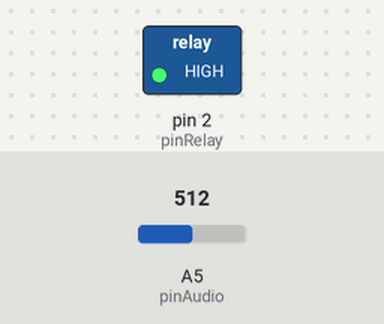
This sketch was run on a simulated Arduino Uno, built with avr-gcc and run on an emulated ATmega328P. Parts: switched loads named in the sketch (green lamp = pin HIGH). The test bench sets the inputs (shaded band); at power-on: A5 (pinAudio) = 512.

Above: at 4.0 s.
4.1 s: A5 (pinAudio) set to 106
6.4 s: A5 (pinAudio) set to 95
At 7.9 s:
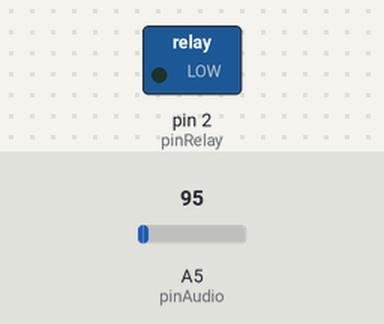
8.4 s: A5 (pinAudio) set to 122
At 10.2 s:
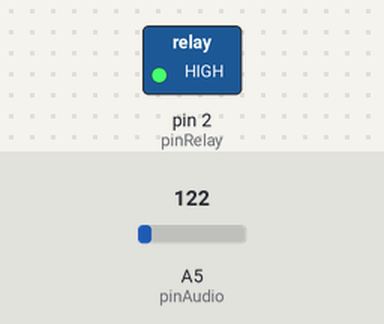
Timing chart, 0 to 11.7 s (numbered marks = the images above; inputs shaded):
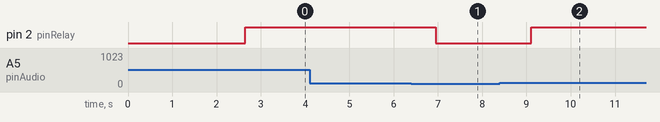

Measured:
- the behaviour switches between 101 and 100 on A5 (pinAudio) (found by bisection; images 0 and 1)
- after the input at 4.1 s, every drawn part: stays the same
- after the input at 6.4 s, pin 2 (pinRelay): HIGH → LOW after 0.55 s
- after the input at 8.4 s, pin 2 (pinRelay): LOW → HIGH after 0.70 s

The sketch:

speaker-control.ino
```cpp
// #include <math.h>
const int numSamples = 200;  // More the better, but slower
const int loopDeplay = 5;    // Stability
const int thinkingFreq = 20; // 0 - numSamples (less is more)
const float threshold = 100.0;
const int pinAudio = A5;
const int pinRelay = 2;

int samples[numSamples] = {0};
int samplesIndex = 0;
long total = 0;
float average = 0.0;
bool recentlyTriggeredRelay = true;
int recentlyTriggeredRelayHowManySamplesAgo = numSamples * 2;
int pinRelayState = 0;

void setup()
{
  // Serial.begin(115200);
  pinMode(pinAudio, INPUT);
  pinMode(pinRelay, OUTPUT);
  // Empty samples array
  for (int i = 0; i < numSamples; i++)
  {
    samples[i] = 0;
  }
  delay(500);
}

void loop()
{
  int audio = analogRead(pinAudio);

  // Add audio reading to samples array
  samples[samplesIndex++] = audio; // 0 - 1024

  if (samplesIndex >= numSamples)
  {
    samplesIndex = 0;
  }

  // Lol. Yeah, make super sure we've had a new full set of values because
  // relay triggering really fucks with the analog reading
  if (recentlyTriggeredRelayHowManySamplesAgo > 0)
  {
    recentlyTriggeredRelayHowManySamplesAgo--;
  }
  else
  {
    recentlyTriggeredRelay = false;
  }

  // showArray(samples, numSamples);

  // Debugging block
  // Serial.print(audio);
  // for (int i = 0; i < (5 - ((String)audio).length()); i++)
  // {
  //   // for (int i = 0; i < (5 - (floor (log10 (abs (audio)))) + 1); i++) {
  //   Serial.print(" ");
  // }
  // Serial.print(standardDeviation(samples, numSamples));
  // // Serial.print("  ");
  // // Serial.print(total);
  // // Serial.print("  ");
  // // Serial.print(samplesIndex);
  // Serial.print("  ");
  // Serial.print(mean(samples, numSamples));
  // Serial.print("\n");

  // Occasionally, figure out if audio is playing
  if (!recentlyTriggeredRelay && samplesIndex >= thinkingFreq && samplesIndex % thinkingFreq == 0)
  {
    // The amount by which the audio signal is varying
    // If it's varying lots then there's a signal, if barely at all.. s'dead
    // int pinRelayStateNew = (standardDeviation(samples, numSamples) > threshold && !everyValueIsTiny(samples, numSamples)) ? 1 : 0;
    int pinRelayStateNew = (mean(samples, numSamples) > threshold) ? 1 : 0;
    if (pinRelayStateNew != pinRelayState)
    {
      pinRelayState = pinRelayStateNew;
      digitalWrite(pinRelay, pinRelayState);
      recentlyTriggeredRelay = true;
      recentlyTriggeredRelayHowManySamplesAgo = numSamples * 2;
    }
  }

  delay(loopDeplay);
}

float everyValueIsTiny(int data[], int dataLength)
{
  bool tiny = true;
  for (int i = 0; i < dataLength; ++i)
  {
    if (data[i] >= 10)
    {
      tiny = false;
    }
  }
  return tiny;
}

float mean(int data[], int dataLength)
{
  long total = 0;
  for (int i = 0; i < dataLength; ++i)
  {
    total += data[i];
  }
  return total / dataLength;
}

float standardDeviation(int data[], int dataLength)
{
  float sum = 0.0, mean, standardDeviation = 0.0;
  for (int i = 0; i < dataLength; ++i)
  {
    sum += data[i];
  }
  mean = sum / dataLength;
  for (int i = 0; i < dataLength; ++i)
  {
    standardDeviation += pow(data[i] - mean, 2);
  }
  return sqrt(standardDeviation / dataLength);
}

void showArray(int data[], int dataLength)
{
  for (int i = 0; i < dataLength; ++i)
  {
    Serial.print(data[i]);
    Serial.print(' ');
  }
  Serial.println(' ');
}
```

BK8000L.cpp
```cpp
/*
        GNU GPL v3
        (C) Tomas Kovacik [nail at nodomain dot sk]
        https://github.com/tomaskovacik/

	BK8000L module library
*/

#include "BK8000L.h"
#include <Arduino.h>

#if defined(USE_SW_SERIAL)
#include <SoftwareSerial.h>
#endif


#if defined(USE_SW_SERIAL)
#if ARDUINO >= 100
BK8000L::BK8000L(SoftwareSerial *ser, uint8_t resetPin)
#else
BK8000L::BK8000L(NewSoftSerial *ser, uint8_t resetPin)
#endif
#else
BK8000L::BK8000L(HardwareSerial *ser, uint8_t resetPin)
#endif
{
  btSerial = ser;
  _reset=resetPin;
}

/*
   Destructor
*/
BK8000L::~BK8000L() {
 btSerial->end();
}


void BK8000L::begin(uint32_t baudrate) {
  btSerial->begin(baudrate);
  pinMode(_reset,OUTPUT);
  BK8000L::resetHigh();
}

void BK8000L::resetLow(){
 digitalWrite(_reset,LOW);
}

void BK8000L::resetHigh(){
 digitalWrite(_reset,HIGH);
}

void BK8000L::resetModule(){
#if defined DEBUG
 DBG(F("reseting module"));
#endif
 resetLow();
 delay(100);
 resetHigh();
}

/*
   debug output
*/
void BK8000L::DBG(String text) {
#if defined DEBUG
  Serial.print(text);;
#endif
}

uint8_t BK8000L::decodeReceivedString(String receivedString) {
#if defined DEBUG
  DBG(receivedString);
  DBG(F("\n"));
#endif
  switch (receivedString[0]) {
    case 'A':
      {
      PowerState=On;
        if (receivedString[1] == 'D' && receivedString[2] == ':') {
            BT_ADDR = receivedString.substring(5);
#if defined DEBUG
            DBG(F("BT ADDRESS: ")); DBG(BT_ADDR);
#endif
        }
        if (receivedString[1] == 'P' && receivedString[2] == 'R' && receivedString[2] == '+'){
#if defined DEBUG
            DBG(F("SPP data received: ")); DBG(receivedString.substring(5));
#endif
	}
      }
      break;
    case 'C':
      {
      PowerState=On;
      switch (receivedString[1]) {
        case '1':
          BTState = Connected;
          break;
        case '0':
          BTState = Disconnected;
          break;
      }
      }
      break;
    case 'E':
      {
      PowerState=On;
      switch (receivedString[1]) {
        case 'R':
          if (receivedString[2] == 'R') return 0;
          break;
      }
      }
      break;
    case 'I':// connection info
      {
      PowerState=On;
      switch (receivedString[1]) {
        case 'I': //BT connected
          BTState = Connected;
          break;
        case 'A': //BT disconected
          BTState = Disconnected;
          break;
        case 'R': //caller
          if (receivedString[2] == '-') CallState = IncomingCall;
          CallerID = returnCallerID(receivedString);
          break;
      }
      }
      break;
    case 'M': //music
      {
      PowerState=On;
      switch (receivedString[1]) {
        case 'B':
          MusicState = Playing;
          break;
        case 'A':
          MusicState = Idle;
          break;
        case '0':
          BTState = Disconnected;
          break;
        case '1':
          BTState = Connected;
          break;
        case '2':
          CallState = IncomingCall;
          break;
        case '3':
          CallState = OutgoingCall;
          break;
        case '4':
          CallState = CallInProgress;
          break;
      }
      }
      break;
    case 'N':
      {
      PowerState=On;
        if (receivedString[1] == 'A' && receivedString[2] == ':') {//name
          BT_NAME = BK8000L::returnBtModuleName(receivedString);
        }
      }
      break;
    case 'P':
      {
      PowerState=On;
      switch (receivedString[1]) {
        case 'R': //outgoing call
          if (receivedString[2] == '-') CallState = OutgoingCall;
          CallerID = returnCallerID(receivedString);
        break;
        case 'N':
          if (receivedString[2] == ':') {
            BT_PIN = receivedString.substring(4);
          }
        break;
      }
      }
    break;
    case 'O': //BT On
      {
        switch (receivedString[1]) {
        case 'N':
          PowerState = On;
          break;
        case 'K':
	  if (PowerState == ShutdownInProgress) PowerState=Off;
          break;
      }
      }
    break;
    case 0xA: //\r
	BK8000L::decodeReceivedString(receivedString.substring(1));
    break;
    case 0x20: //space
	BK8000L::decodeReceivedString(receivedString.substring(1));
    break;
}
return 1;
}

String BK8000L::returnCallerID(String receivedString) {
#if defined DEBUG
	DBG(F("Calling: ")); DBG(receivedString.substring(4,(receivedString.length() - 2))); DBG(F("\n"));
#endif
	return receivedString.substring(4,(receivedString.length() - 2)); //start at 4 cose: IR-"+123456789" or PR-"+123456789" and one before end to remove " and \0
}

String BK8000L::returnBtModuleName(String receivedString) {
#if defined DEBUG
	DBG(F("Bluetooth module name: ")); DBG(receivedString.substring(4)); DBG(F("\n"));
#endif
	return receivedString.substring(4);
}

uint8_t BK8000L::getNextEventFromBT() {
  char c;
  String receivedString = "";
  while (btSerial -> available() > 0) {
    c = (btSerial -> read());
    if (c == 0xD) {
      if (receivedString == "") { //nothing before enter was received
#if defined DEBUG
        DBG(F("received only empty string\n running again myself...\n"));
#endif
        return BK8000L::getNextEventFromBT();
      }
      receivedString = receivedString + c;
      decodeReceivedString(receivedString);
      break;
    }
    //append received buffer with received character
    receivedString = receivedString + c;  // cose += c did not work ...
  }
}

uint8_t BK8000L::sendData(String cmd) {
  BK8000L::getNextEventFromBT();
  String Command = "AT+" + cmd + "\r\n";
#if defined DEBUG
  DBG("sending " + Command);
#endif
  delay(100);
  btSerial -> print(Command);
}

uint8_t BK8000L::sendAPTData(String cmd) {
  BK8000L::getNextEventFromBT();
  String Command = "APT+" + cmd + "\r\n";
#if defined DEBUG
  DBG("sending APT " + Command);
#endif
  delay(100);
  btSerial -> print(Command);
}


uint8_t BK8000L::pairingInit() { //  pairing   AT+CA\r\n
  BK8000L::sendData(BK8000L_PAIRING_INIT);
  BTState=Pairing;
  return BK8000L::getNextEventFromBT();
}

uint8_t BK8000L::pairingExit() {//  Exit pairing  AT+CB\r\n
  BK8000L::sendData(BK8000L_PAIRING_EXIT);
  return BK8000L::getNextEventFromBT();
}

uint8_t BK8000L::connectLastDevice() {//  The last paired device connected  AT+CC\r\n     what this should do? connect to last connected device?
  BK8000L::sendData(BK8000L_CONNECT_LAST_DEVICE);
  return BK8000L::getNextEventFromBT();
}

uint8_t BK8000L::disconnect() {//  disconnect  AT+CD\r\n
  BK8000L::sendData(BK8000L_DISCONNECT);
  return BK8000L::getNextEventFromBT();
}

uint8_t BK8000L::callAnsware() { //  Answer the call   AT+CD\r\n
  BK8000L::sendData(BK8000L_CALL_ANSWARE);
  return BK8000L::getNextEventFromBT();
}

uint8_t BK8000L::callReject() { //  reject a call   AT+CF\r\n
  BK8000L::sendData(BK8000L_CALL_REJECT);
  return BK8000L::getNextEventFromBT();
}

uint8_t BK8000L::callHangUp() { //  Hang up   AT+CG\r\n
  BK8000L::sendData(BK8000L_CALL_HANGUP);
  return BK8000L::getNextEventFromBT();
}

uint8_t BK8000L::callRedial() { //  redial  AT+CH\r\n     last called number?
  BK8000L::sendData(BK8000L_CALL_REDIAL);
  return BK8000L::getNextEventFromBT();
}

uint8_t BK8000L::volumeUp() { //  volume up   AT+CK\r\n
  BK8000L::sendData(BK8000L_VOLUME_UP);
  return BK8000L::getNextEventFromBT();
}

uint8_t BK8000L::volumeDown() { //  volume down   AT+CL\r\n
  BK8000L::sendData(BK8000L_VOLUME_DOWN);
  return BK8000L::getNextEventFromBT();
}

uint8_t BK8000L::languageSwitch() { //  Multi-language switch   AT+CM\r\n
  BK8000L::sendData(BK8000L_LANGUAGE_SWITCH);
  return BK8000L::getNextEventFromBT();
}

uint8_t BK8000L::channelSwitch() { //  Channel switching (invalid)   AT+CO\r\n     to be tested
  BK8000L::sendData(BK8000L_CHANNEL_SWITCH);
  return BK8000L::getNextEventFromBT();
}

uint8_t BK8000L::shutdownBT() { //  Shutdown  AT+CP\r\n
  BK8000L::sendData(BK8000L_SHUTDOWN);
  PowerState = ShutdownInProgress;
  return BK8000L::getNextEventFromBT();
}

uint8_t BK8000L::switchInput() { //  Enter the test mode   AT+CT\r\n
  BK8000L::sendData(BK8000L_SWITCH_INPUT);
  return BK8000L::getNextEventFromBT();
}

uint8_t BK8000L::openPhoneVoice() { //  Open phone VOICE  AT+CV\r\n
  BK8000L::sendData(BK8000L_OPEN_PHONE_VOICE);
  return BK8000L::getNextEventFromBT();
}

uint8_t BK8000L::memoryClear() { //  Memory clear  AT+CZ\r\n
  BK8000L::sendData(BK8000L_MEMORY_CLEAR);
  return BK8000L::getNextEventFromBT();
}

uint8_t BK8000L::languageSetNumber(uint8_t number) { //  Number:( 0-4 )  Set the number of multi-lingual   AT+CMM4\r\n
  String command = BK8000L_LANGUAGE_SET_NUMBER + (String)number;
  BK8000L::sendData(command);
  return BK8000L::getNextEventFromBT();
}

uint8_t BK8000L::musicTogglePlayPause() { //  Music Play / Pause  AT+MA\r\n
  BK8000L::sendData(BK8000L_MUSIC_TOGGLE_PLAY_PAUSE);
  return BK8000L::getNextEventFromBT();
}

uint8_t BK8000L::musicStop() { //  The music stops   AT+MC\r\n
  BK8000L::sendData(BK8000L_MUSIC_STOP);
  return BK8000L::getNextEventFromBT();
}

uint8_t BK8000L::musicNextTrack() { //  next track  AT+MD\r\n
  BK8000L::sendData(BK8000L_MUSIC_NEXT_TRACK);
  return BK8000L::getNextEventFromBT();
}

uint8_t BK8000L::musicPreviousTrack() { //  previous track  AT+ME\r\n
  BK8000L::sendData(BK8000L_MUSIC_PREVIOUS_TRACK);
  return BK8000L::getNextEventFromBT();
}

uint8_t BK8000L::musicFastForward() { //  fast forward  AT+MF\r\n     test how does this exacly works?
  BK8000L::sendData(BK8000L_MUSIC_FAST_FORWARD);
  return BK8000L::getNextEventFromBT();
}

uint8_t BK8000L::musicRewind() { //  rewind  AT+MH\r\n     test how does this exacly works?
  BK8000L::sendData(BK8000L_MUSIC_REWIND);
  return BK8000L::getNextEventFromBT();
}

uint8_t BK8000L::getName() { //  Query bluetooth name  AT+MN\r\n   NA:BK8000L\r\n  test this
  BK8000L::sendData(BK8000L_GET_NAME);
  return BK8000L::getNextEventFromBT();
}

uint8_t BK8000L::getConnectionStatus() { //  Bluetooth connection status inquiry   AT+MO\rn  connection succeeded:" C1\r\n"no connection:"C0\r\n"
  BK8000L::sendData(BK8000L_GET_CONNECTION_STATUS);
  return BK8000L::getNextEventFromBT();
}

uint8_t BK8000L::getPinCode() {           //  PIN Code query  AT+MP\r\n   PN:0000\r\n
  BK8000L::sendData(BK8000L_GET_PIN_CODE);
  return BK8000L::getNextEventFromBT();
}

uint8_t BK8000L::getAddress() { //  Query bluetooth address   AT+MR\r\n   AD:111111111111\r\n
  BK8000L::sendData(BK8000L_GET_ADDRESS);
  return BK8000L::getNextEventFromBT();
}

uint8_t BK8000L::getSoftwareVersion() { //  Query software version  AT+MQ\r\n   XZX-V1.2\r\n
  BK8000L::sendData(BK8000L_GET_SOFTWARE_VERSION);
  return BK8000L::getNextEventFromBT();
}

uint8_t BK8000L::getMusicStatus() { //  Bluetooth playback status inquiry   AT+MV\r\n   Play: "MB\r\n", time out:"MA\r\n", disconnect:" M0\r\n"
  BK8000L::sendData(BK8000L_MUSIC_GET_STATUS);
  return BK8000L::getNextEventFromBT();
}

uint8_t BK8000L::getHFPStatus() { //Bluetooth inquiry HFP status  AT+MY\r\n   disconnect:"M0\r\n", connection:"M1\r\n", Caller: "M2\r\n", Outgoing: "M3\r\n", calling:"M4\r\n"
  BK8000L::sendData(BK8000L_GET_HFP_STATUS);
  return BK8000L::getNextEventFromBT();
}
```

Source omitted: BK8000L.h (5743 bytes)
